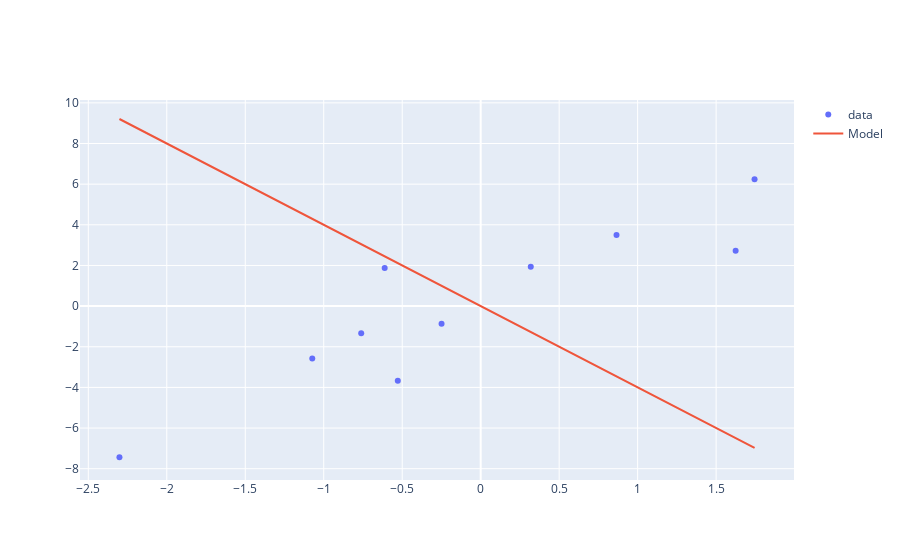

Notebook code for this chart:
### Code cell
figure = go.Figure(data=[Data_Plot_Single_Feature(X,y),Model_Plot_Single_Feature(X,-4)])
figure.show()

### Figure 1 — Plotly figure (JSON) as saved in the notebook; plotly's stock layout.template omitted (floating-point values rounded to 4 significant figures)
{"data": [{"mode": "markers", "name": "data ", "type": "scatter", "x": [-2.302, -0.7612, -0.5282, 1.745, 0.319, -0.6118, 1.624, 0.8654, -1.073, -0.2494], "y": [-7.436, -1.339, -3.667, 6.239, 1.941, 1.87, 2.729, 3.499, -2.576, -0.8669]}, {"mode": "lines", "name": "Model", "type": "scatter", "x": [-2.302, -0.7612, -0.5282, 1.745, 0.319, -0.6118, 1.624, 0.8654, -1.073, -0.2494], "y": [9.206, 3.045, 2.113, -6.979, -1.276, 2.447, -6.497, -3.462, 4.292, 0.9975]}], "layout": {}}
